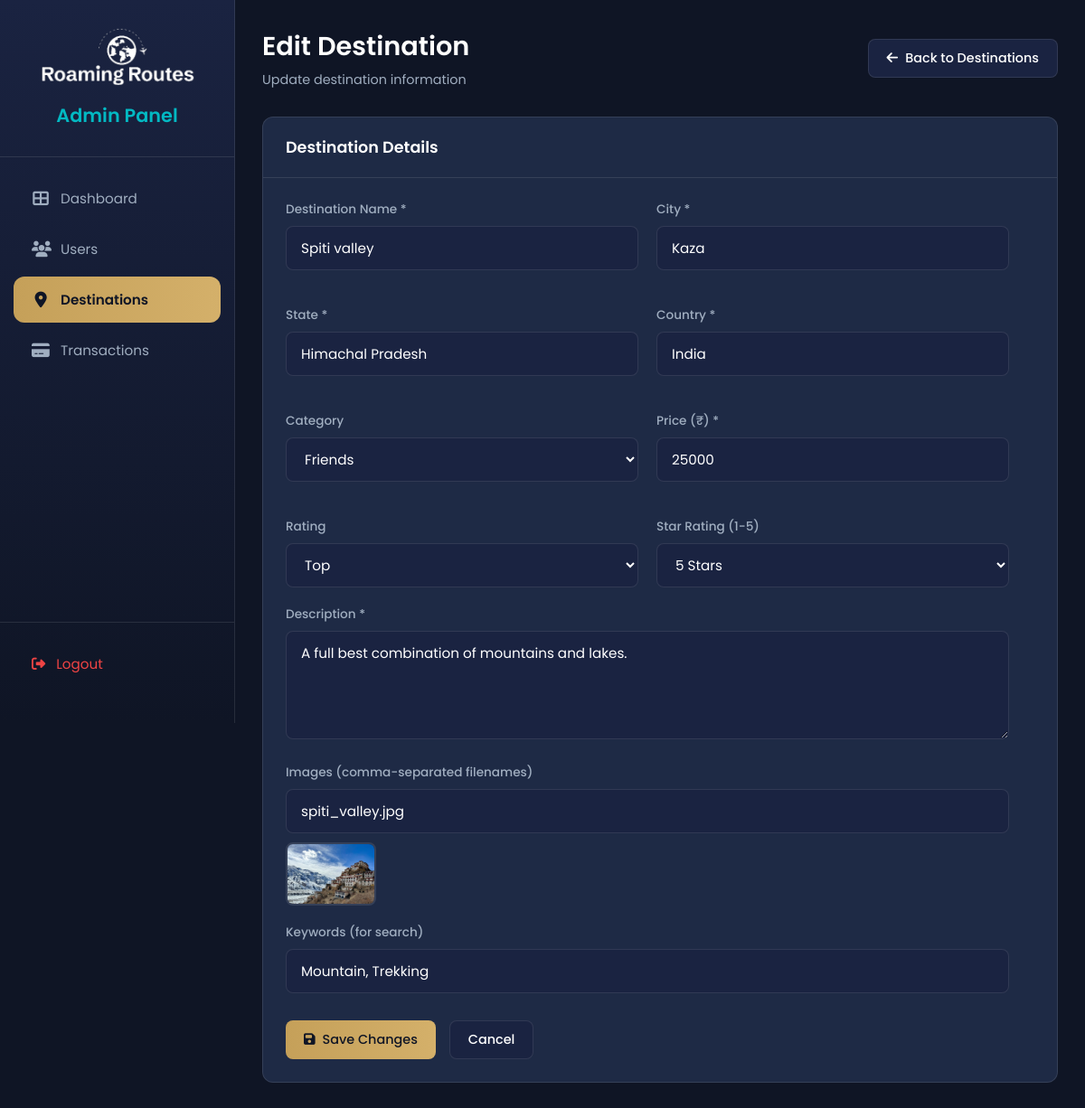
The app's page /admin/destination_edit.php?id=13 (signed in) with its own data.
### tables this page shows
CREATE TABLE IF NOT EXISTS `destinations` (
  `id` int NOT NULL AUTO_INCREMENT,
  `name` varchar(100) NOT NULL,
  `description` text,
  `images` varchar(255) DEFAULT NULL,
  `city` varchar(25) NOT NULL,
  `state` varchar(25) NOT NULL,
  `country` varchar(25) NOT NULL,
  `category` varchar(50) DEFAULT NULL,
  `price_range` varchar(50) DEFAULT NULL,
  `keywords` text,
  `created_at` timestamp NULL DEFAULT CURRENT_TIMESTAMP,
  `is_deleted` enum('0','1') NOT NULL,
  `reviews` varchar(25) DEFAULT NULL,
  `ratings` int NOT NULL,
  PRIMARY KEY (`id`)
);

### admin/destination_edit.php (the view, shortened to what this page needs)
<?php
require_once '../database/traveldb.php';
$id = isset($_GET['id']) ? intval($_GET['id']) : 0;
$result = mysqli_query($conn, "SELECT * FROM destinations WHERE id = $id");
$dest = mysqli_fetch_assoc($result);
?>
<!DOCTYPE html>
<html lang="en">
<head>
    <link rel="stylesheet" href="https://cdnjs.cloudflare.com/ajax/libs/font-awesome/6.4.2/css/all.min.css">
    <link rel="stylesheet" href="css/admin.css">
</head>
<body>
    <?php include 'includes/sidebar.php'; ?>
    <div class="main-content">
        <div class="page-header">
            <div>
                <h1 class="page-title">Edit Destination</h1>
                <p class="page-subtitle">Update destination information</p>
            </div>
            <a href="destinations.php" class="btn btn-secondary">
                <i class="fas fa-arrow-left"></i> Back to Destinations
            </a>
        </div>
        <div class="card">
            <div class="card-header">
                <h3 class="card-title">Destination Details</h3>
            </div>
            <div class="card-body">
                <form method="POST" style="max-width: 800px;">
                    <div style="display: grid; grid-template-columns: 1fr 1fr; gap: 20px;">
                        <div class="form-group">
                            <label class="form-label">Destination Name *</label>
                            <input type="text" name="name" class="form-control" value="<?php echo htmlspecialchars($dest['name']); ?>" required>
                        </div>
                        <div class="form-group">
                            <label class="form-label">City *</label>
                            <input type="text" name="city" class="form-control" value="<?php echo htmlspecialchars($dest['city']); ?>" required>
                        </div>
                        <div class="form-group">
                            <label class="form-label">State *</label>
                            <input type="text" name="state" class="form-control" value="<?php echo htmlspecialchars($dest['state']); ?>" required>
                        </div>
                        <div class="form-group">
                            <label class="form-label">Country *</label>
                            <input type="text" name="country" class="form-control" value="<?php echo htmlspecialchars($dest['country']); ?>" required>
                        </div>
                        <div class="form-group">
                            <label class="form-label">Category</label>
                            <select name="category" class="form-control">
                                <?php
                                $categories = ['Family', 'Friends', 'Solo', 'Couple', 'Adventure', 'Religious', 'Beach', 'Mountain'];
                                foreach ($categories as $cat) {
                                    $selected = ($dest['category'] == $cat) ? 'selected' : '';
                                    echo "<option value=\"$cat\" $selected>$cat</option>";
                                }
                                ?>
                            </select>
                        </div>
                        <div class="form-group">
                            <label class="form-label">Price (₹) *</label>
                            <input type="number" name="price_range" class="form-control" value="<?php echo htmlspecialchars($dest['price_range']); ?>" required>
                        </div>
                        <div class="form-group">
                            <label class="form-label">Rating</label>
                            <select name="reviews" class="form-control">
                                <option value="top" <?php echo ($dest['reviews'] ?? '') == 'top' ? 'selected' : ''; ?>>Top</option>
                            </select>
                        </div>
                        <div class="form-group">
                            <label class="form-label">Star Rating (1-5)</label>
                            <select name="ratings" class="form-control">
                                <?php $current_rating = intval($dest['ratings'] ?? 0); ?>
                                <option value="5" <?php echo $current_rating == 5 ? 'selected' : ''; ?>>5 Stars</option>
                            </select>
                        </div>
                    </div>
                    <div class="form-group">
                        <label class="form-label">Description *</label>
                        <textarea name="description" class="form-control" required><?php echo htmlspecialchars($dest['description']); ?></textarea>
                    </div>
                    <div class="form-group">
                        <label class="form-label">Images (comma-separated filenames)</label>
                        <input type="text" name="images" class="form-control" value="<?php echo htmlspecialchars($dest['images']); ?>">
                        <div class="preview-images">
                            <?php
                            $images = explode(',', $dest['images']);
                            foreach ($images as $img) {
                                $img = trim($img);
                                if ($img) {
                                    echo '<img src="../img/destinations/' . $img . '" alt="' . $img . '">';
                                }
                            }
                            ?>
                        </div>
                    </div>
                    <div class="form-group">
                        <label class="form-label">Keywords (for search)</label>
                        <input type="text" name="keywords" class="form-control" value="<?php echo htmlspecialchars($dest['keywords']); ?>">
                    </div>
                    <div style="display: flex; gap: 15px; margin-top: 30px;">
                        <button type="submit" class="btn btn-primary">
                            <i class="fas fa-save"></i> Save Changes
                        </button>
                        <a href="destinations.php" class="btn btn-secondary">Cancel</a>
                    </div>
                </form>
            </div>
        </div>
    </div>
</body>
</html>

### admin/css/admin.css (style rules this page uses)
:root { --primary: #1a2341; --primary-dark: #0f1525; --primary-light: #1e2a45; --accent: #c5a059; --accent-hover: #d4b06a; --success: #10b981; --warning: #f59e0b; --danger: #ef4444; --text-primary: #ffffff; --text-secondary: #a0aec0; --text-muted: #64748b; --border: rgba(255, 255, 255, 0.1); --shadow: 0 4px 20px rgba(0, 0, 0, 0.3); --radius: 12px; --sidebar-width: 260px; }
* { margin: 0; padding: 0; box-sizing: border-box; }
body { font-family: 'Poppins', sans-serif; background: var(--primary-dark); color: var(--text-primary); min-height: 100vh; }
.main-content { margin-left: var(--sidebar-width); padding: 30px; min-height: 100vh; }
.page-header { display: flex; justify-content: space-between; align-items: center; margin-bottom: 30px; }
.page-title { font-size: 1.8rem; font-weight: 600; color: var(--text-primary); }
.page-subtitle { color: var(--text-secondary); font-size: 0.9rem; margin-top: 5px; }
.card { background: var(--primary-light); border-radius: var(--radius); border: 1px solid var(--border); overflow: hidden; }
.card-header { padding: 20px 25px; border-bottom: 1px solid var(--border); display: flex; justify-content: space-between; align-items: center; }
.card-title { font-size: 1.1rem; font-weight: 600; color: var(--text-primary); }
.card-body { padding: 25px; }
.btn { display: inline-flex; align-items: center; gap: 8px; padding: 10px 20px; border-radius: 8px; font-size: 0.9rem; font-weight: 500; text-decoration: none; border: none; cursor: pointer; transition: all 0.3s ease; font-family: 'Poppins', sans-serif; }
.btn-primary { background: linear-gradient(90deg, var(--accent) 0%, #d4b06a 100%); color: var(--primary-dark); }
.btn-secondary { background: var(--primary); color: var(--text-primary); border: 1px solid var(--border); }
.form-group { margin-bottom: 20px; }
.form-label { display: block; color: var(--text-secondary); font-size: 0.85rem; font-weight: 500; margin-bottom: 8px; }
.form-control { width: 100%; padding: 12px 16px; background: var(--primary); border: 1px solid var(--border); border-radius: 8px; color: var(--text-primary); font-size: 0.95rem; font-family: 'Poppins', sans-serif; transition: all 0.3s ease; }
.form-control::placeholder { color: var(--text-muted); }
textarea.form-control { min-height: 120px; resize: vertical; }
select.form-control { cursor: pointer; }

### admin/destination_edit.php (style rules this page uses)
.preview-images { display: flex; gap: 10px; flex-wrap: wrap; margin-top: 10px; }
.preview-images img { width: 100px; height: 70px; object-fit: cover; border-radius: 8px; border: 2px solid var(--border); }

### records on screen
destinations: name "Spiti valley", city "Kaza", state "Himachal Pradesh", country "India", price_range "25000", reviews "Top", ratings "5 Stars", description "A full best combination of mountains and lakes.", images "spiti_valley.jpg", images (picture), keywords "Mountain, Trekking"

### other values on screen
form field category "Friends"
